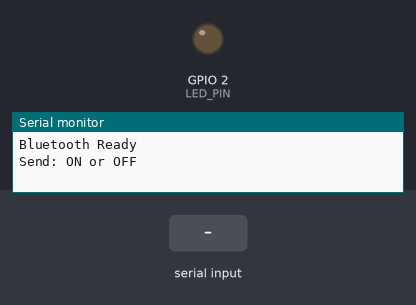
This sketch was run on a simulated ESP32. Shown: output pins drawn as LEDs (lit = HIGH), the last lines printed to the serial monitor. Inputs (shaded band) come from the test bench. Nothing arrives over Bluetooth unless stated.

Above: at 1.2 s.
1.3 s: "ON\n" received over the second serial link
At 2.2 s:
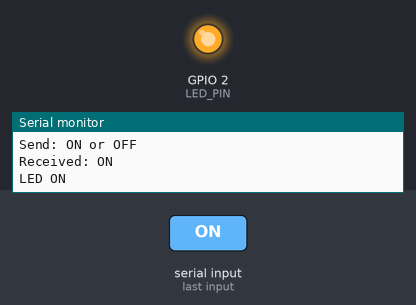
2.8 s: "OFF\n" received over the second serial link
At 3.3 s:
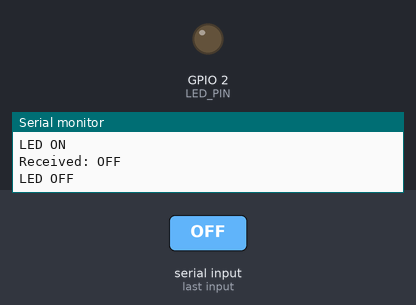
Timing chart, 0 to 5.8 s (numbered marks = the images above; inputs shaded):
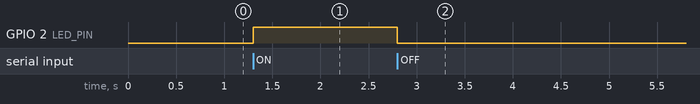

The sketch:

test-esp.ino
```cpp
#include "BluetoothSerial.h"

BluetoothSerial SerialBT;

const int LED_PIN = 2;   // onboard LED (try 4 if 2 doesn't work)

void setup() {
  pinMode(LED_PIN, OUTPUT);
  digitalWrite(LED_PIN, LOW);

  Serial.begin(115200);

  SerialBT.begin("ESP32-WROOM-CTRL");
  Serial.println("Bluetooth Ready");
  Serial.println("Send: ON or OFF");
}

void loop() {
  if (SerialBT.available()) {

    String command = SerialBT.readStringUntil('\n');
    command.trim();  // remove spaces and newline

    Serial.print("Received: ");
    Serial.println(command);

    if (command.equalsIgnoreCase("ON")) {
      digitalWrite(LED_PIN, HIGH);
      SerialBT.println("LED ON");
      Serial.println("LED ON");
    }
    else if (command.equalsIgnoreCase("OFF")) {
      digitalWrite(LED_PIN, LOW);
      SerialBT.println("LED OFF");
      Serial.println("LED OFF");
    }
    else {
      SerialBT.println("Use ON or OFF");
    }
  }
}
```

Measured:
- after the input at 1.3 s, GPIO 2 (LED_PIN): LOW → HIGH at once
- after the input at 2.8 s, GPIO 2 (LED_PIN): HIGH → LOW at once
